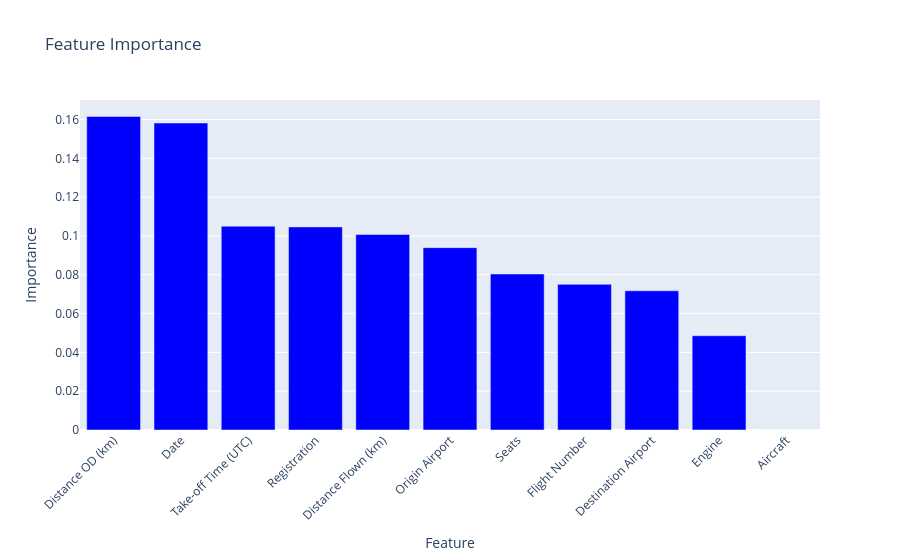

Notebook source saved alongside this figure:
### Code cell
# using xgboost for regression on Contrails (kgCO2e), using data[feature_selection_list] as features
# we use cross validation to find the best parameters
from xgboost import XGBRegressor
from sklearn.model_selection import KFold
from sklearn.model_selection import train_test_split

from sklearn.metrics import mean_squared_error, r2_score
from sklearn.model_selection import RandomizedSearchCV
from scipy.stats import uniform, randint


X = data[input_features].values
y = data["Contrails (kgCO2e)"].values
X_train, X_test, y_train, y_test = train_test_split(
    X, y, test_size=0.2, random_state=42
)
# define the model
model = XGBRegressor()
# define the parameter grid for RandomizedSearchCV
param_dist = {
    "n_estimators": randint(50, 200),
    "max_depth": randint(2, 10),
    "min_child_weight": randint(1, 10),
    "subsample": uniform(0.5, 0.5),
    "colsample_bytree": uniform(0.5, 0.5),
    "gamma": uniform(0, 5),
    "reg_alpha": uniform(0, 1),
    "reg_lambda": uniform(0, 1),
}
# perform Randomized search with cross validation

grid_search = RandomizedSearchCV(
    model,
    param_distributions=param_dist,
    n_iter=10,
    scoring="neg_mean_squared_error",
    cv=KFold(n_splits=5, shuffle=True, random_state=42),
    verbose=1,
    n_jobs=-1,
)
grid_search.fit(X_train, y_train)
# print best parameters
print("Best parameters: ", grid_search.best_params_)
# print best score
print("Best score: ", grid_search.best_score_)
# fit the model with the best parameters
model = grid_search.best_estimator_
model.fit(X_train, y_train)
# make predictions on the test set
y_pred = model.predict(X_test)
# calculate the mean squared error and r squared
mse = mean_squared_error(y_test, y_pred)
rmse = np.sqrt(mse)
r2 = r2_score(y_test, y_pred)
print("Mean squared error: ", mse)
print("Root mean squared error: ", rmse)
print("R squared: ", r2)

# plot feature importance
importances = model.feature_importances_
indices = np.argsort(importances)[::-1]
fig = px.bar(
    y=importances[indices],
    x=data[input_features].columns[indices],
    labels={"x": "Feature", "y": "Importance"},
    title="Feature Importance",
)
fig.update_traces(marker_color="blue")
fig.update_layout(xaxis_tickangle=-45)
fig.show()

### Figure 1 — Plotly figure (JSON) as saved in the notebook; plotly's stock layout.template omitted (floating-point values rounded to 4 significant figures)
{"data": [{"hovertemplate": "Feature=%{x}<br>Importance=%{y}<extra></extra>", "legendgroup": "", "marker": {"color": "blue", "pattern": {"shape": ""}}, "name": "", "orientation": "v", "showlegend": false, "textposition": "auto", "type": "bar", "x": ["Distance OD (km)", "Date", "Take-off Time (UTC)", "Registration", "Distance Flown (km)", "Origin Airport", "Seats", "Flight Number", "Destination Airport", "Engine", "Aircraft"], "xaxis": "x", "y": [0.1616, 0.1582, 0.105, 0.1047, 0.1008, 0.09399, 0.08039, 0.07507, 0.07174, 0.04859, 0.0], "yaxis": "y"}], "layout": {"barmode": "relative", "legend": {"tracegroupgap": 0}, "title": {"text": "Feature Importance"}, "xaxis": {"anchor": "y", "domain": [0, 1], "tickangle": -45, "title": {"text": "Feature"}}, "yaxis": {"anchor": "x", "domain": [0, 1], "title": {"text": "Importance"}}}}
